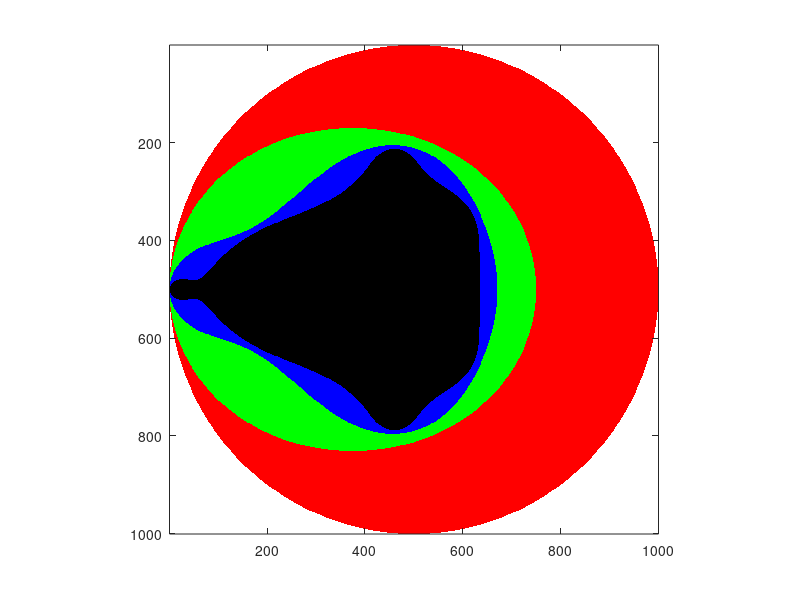

Write MATLAB code to recreate this figure.
n = 1000;
x0 = -2;   x1 = 2;
y0 = 2;   y1 = -2;

[x,y] = meshgrid(linspace(x0, x1, n), linspace(y0, y1, n));
c = x + 1i * y;
M = zeros(n,n,3);
M(:,:,:) = 0;
[i,j] = find(abs(c) > 2 == 1);
for k = 1:size(i)
    M(i(k),j(k),:) = 255;
    c(i(k),j(k)) = 0;
end

iteration = 3;
z = c;

for k = 1:iteration
    z   = z.^2 + c;
    [i,j] = find(abs(z) > 2 & z~=0);
    if(k == 1)
        for s = 1:size(i)
            M(i(s),j(s),:) = [255,0,0];
            z(i(s),j(s)) = 0;
            c(i(s),j(s)) = 0;
        end
    elseif(k == 2)
        for s = 1:size(i)
            M(i(s),j(s),:) = [0,255,0];
            z(i(s),j(s)) = 0;
            c(i(s),j(s)) = 0;
        end
    else
        for s = 1:size(i)
            M(i(s),j(s),:) = [0,0,255];
            z(i(s),j(s)) = 0;
            c(i(s),j(s)) = 0;
        end
    end
end

image(M);

axis square        

